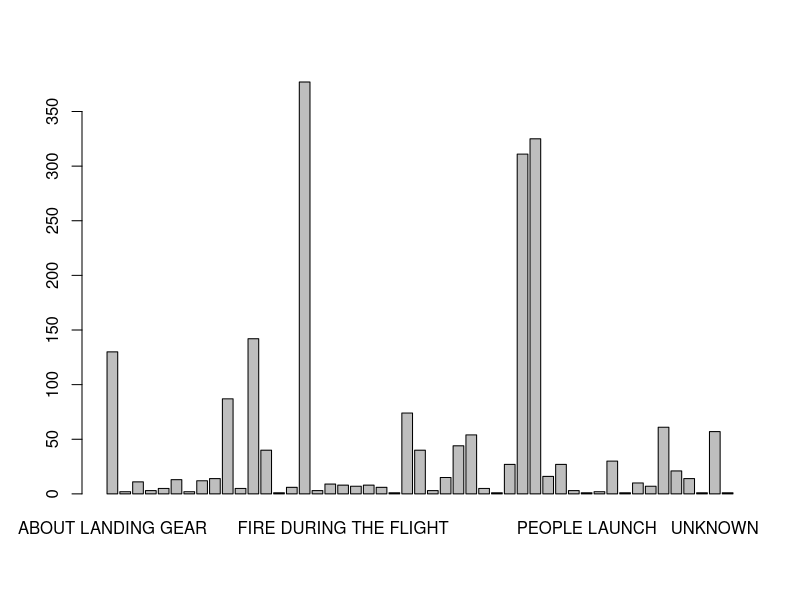
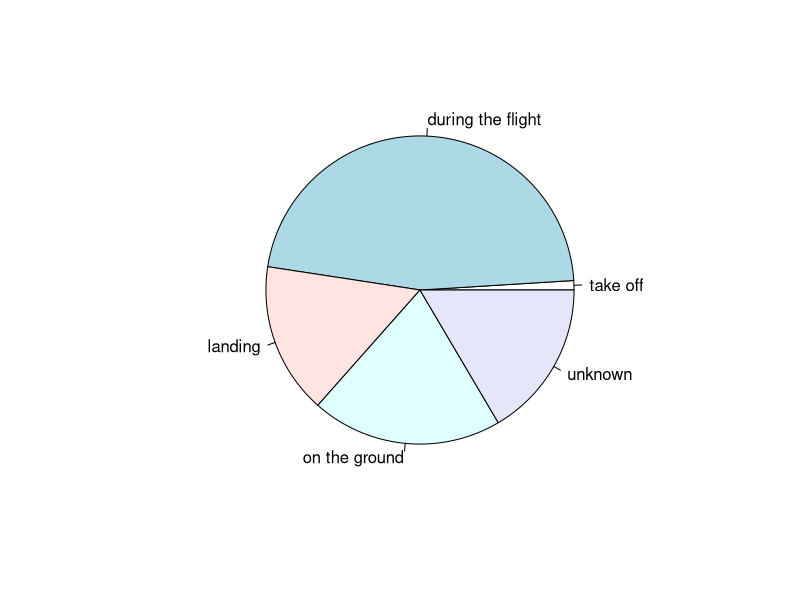
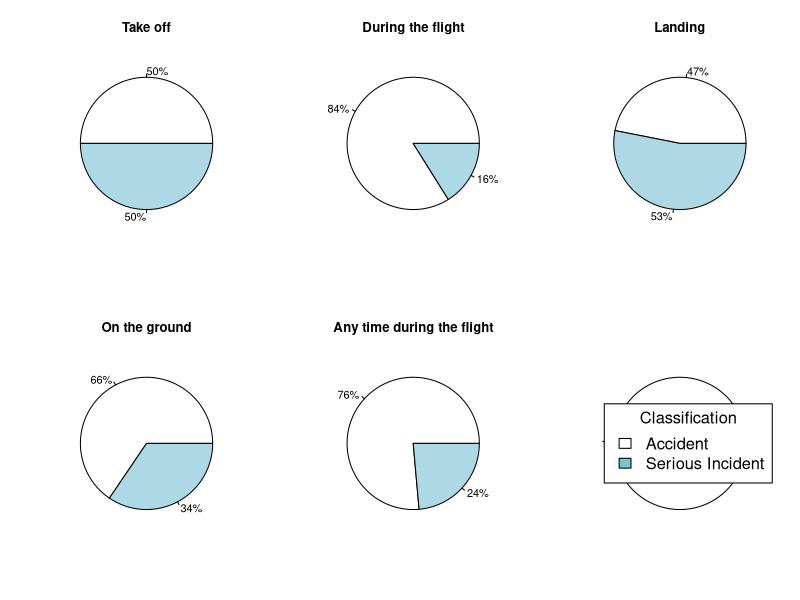
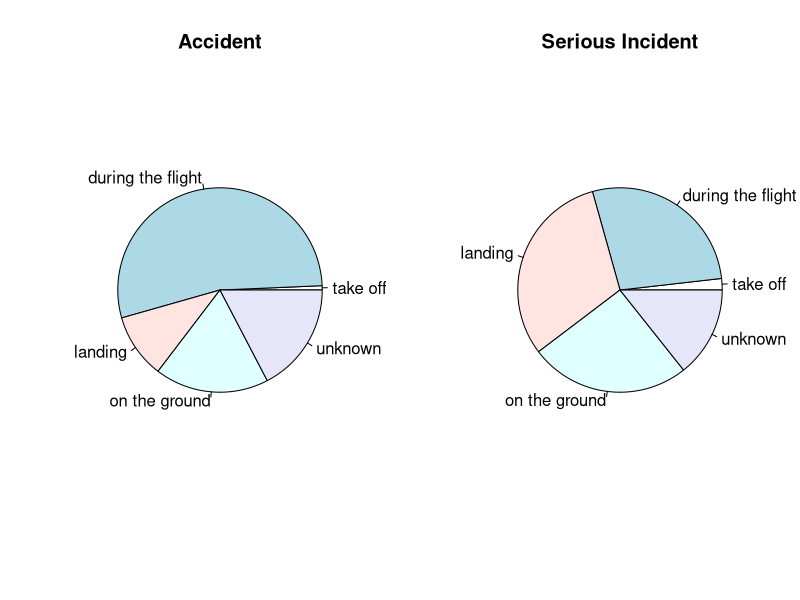
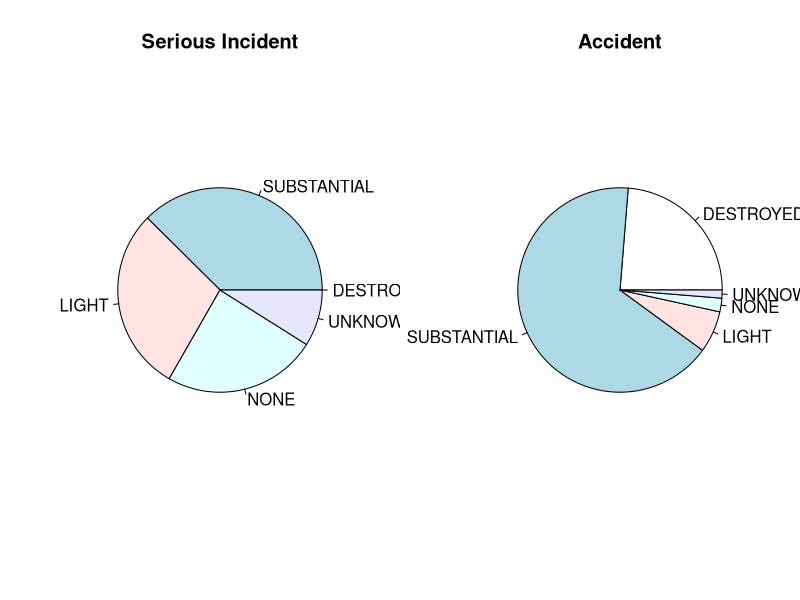
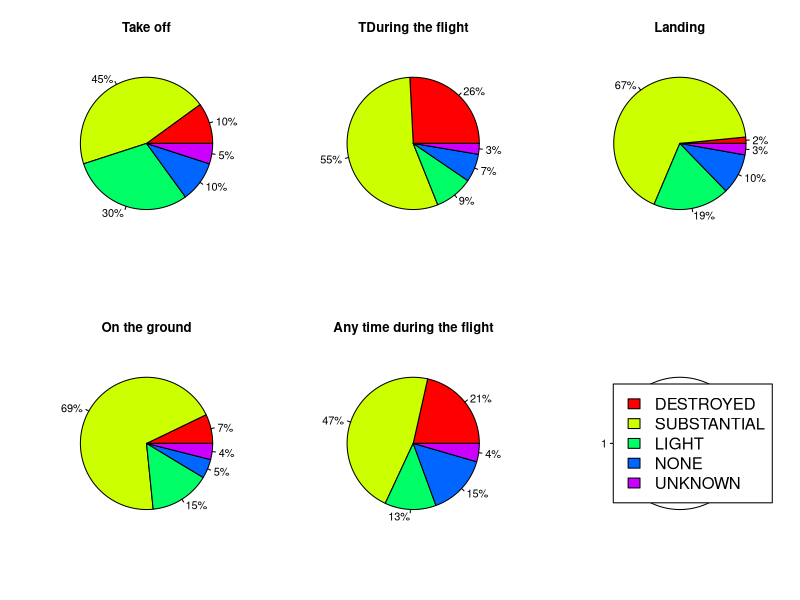

Write the R code that produced these figures, in order.
## ---- chunk 1
library(readr)
library(ggplot2)
library(dplyr)
library(tidyr)
library(readxl)
## ---- chunk 2
data <- read.csv("../Data/aircrafts_occurrences_merged.csv")
names(data)
dim(data)
## ---- chunk 3


#pie(data$type.of.occurrence)
barplot(table(data$type.of.occurrence))
## ---- chunk 4
takeoff <- c("TIRE BURST","LOAD LAUNCH","LEAVING THE TRACK")
during<- c("COLLISION AGAINST OBSTACLE DURING THE FLIGHT","ENGINE FAILURE DURING THE FLIGHT", "LOSS OF CONTROL IN THE AIR",
         "FIRE DURING THE FLIGHT","METEOROLOGICAL PHENOMENOM IN THE AIR","AIR TRAFFIC","LOSS OF COMPONENT DURING THE FLIGHT",
         "COLLISION AGAINST BIRD","ABOUT PASSENGERS/CREW DURING THE FLIGHT","AIRCRAFTS COLLISION IN THE AIR","SPATIAL UNAWARENESS",
         "FLIGHT COMMANDS","COLLISION DURING THE FLIGHT AGAINST TOWED OBJECT","AIRCRAFT HIT BY OBJECT")
landing <-c("ABOUT LANDING GEAR","LANDING ON UNPREDICTABLE PLACE","EXPLOSIVE / NOT INTENTIONAL DECOMPRESSION","HARD LANDING","SLOW LANDING",
           "LANDING WITHOUT LANDING GEAR" ,"LANDING BEFORE THE TRACK AREA")
ground <-c("METEOROLOGICAL PHENOMENOM ON THE GROUND","COLLISION AGAINST OBSTACLE ON THE GROUND","LOSS OF CONTROL ON THE GROUND",
           "FIRE ON THE GROUND","COMPONENT LOSS ON THE GROUND","ENGINE FAILURE IN THE GROUND","VEHICLE COLLISION AGAINST AIRCRAFT",
           "TERRAIN COLLISION")
unknown<- c("ABOUT ROTOR","FOD - DAMAGE CAUSED BY UNKNOWN OBJECT","SMOKE IN THE CABIN","LOW ALTITUDE MANEUVERS" ,"STRUCTURAL FAILURE",
                "UNKNOWN","SYSTEM / COMPONENT FAILURE","ANOTHER TYPES","INVOLUNTARY ENGINE CUT OFF","ABOUT PROPELLER","FLUID LEAKS",
                "FUEL STARVATION","PHYSIOLOGICAL PROBLEMS","TRACK INCURSION","ABOUT WINDOWS / DOORS / WINDSHIELD")

data_takeoff <- data[data$type.of.occurrence %in% takeoff,]
data_during <- data[data$type.of.occurrence %in% during,]
data_landing <- data[data$type.of.occurrence %in% landing,]
data_ground <- data[data$type.of.occurrence %in% ground,]
data_unknown <- data[data$type.of.occurrence %in% unknown,]

incident <- c("take off", "during the flight", "landing", "on the ground", "unknown")
dimension<- c(nrow(data_takeoff),nrow(data_during),nrow(data_landing),nrow(data_ground),nrow(data_unknown)) 
proportions <- data.frame(incident, dimension)
pie(proportions$dimension, labels = proportions$incident)
## ---- chunk 5
par(mfrow=c(2,3))
nb_accident = nrow (data_takeoff[data_takeoff$classification == "ACCIDENT",])
nb_serious = nrow (data_takeoff[data_takeoff$classification=="SERIOUS INCIDENT",])
takeoffserverity = data.frame (c(nb_accident,nb_serious), c("ACCIDENT", "SERIOUS INCIDENT"))
label = c (nb_accident/(nb_accident+nb_serious)*100, nb_serious/(nb_accident+nb_serious)*100)
pie (takeoffserverity$c.nb_accident..nb_serious., labels = paste(round (label), "%", sep = ""), main = "Take off")

nb_accident = nrow (data_during[data_during$classification == "ACCIDENT",])
nb_serious = nrow (data_during[data_during$classification=="SERIOUS INCIDENT",])
takeoffserverity = data.frame (c(nb_accident,nb_serious), c("ACCIDENT", "SERIOUS INCIDENT"))
label = c (nb_accident/(nb_accident+nb_serious)*100, nb_serious/(nb_accident+nb_serious)*100)
pie (takeoffserverity$c.nb_accident..nb_serious., labels = paste(round(label), "%", sep = ""),  main = "During the flight")

nb_accident = nrow (data_landing[data_landing$classification == "ACCIDENT",])
nb_serious = nrow (data_landing[data_landing$classification=="SERIOUS INCIDENT",])
takeoffserverity = data.frame (c(nb_accident,nb_serious), c("ACCIDENT", "SERIOUS INCIDENT"))
label = c (nb_accident/(nb_accident+nb_serious)*100, nb_serious/(nb_accident+nb_serious)*100)
pie (takeoffserverity$c.nb_accident..nb_serious., labels = paste(round(label), "%", sep = ""), main = "Landing" )

nb_accident = nrow (data_ground[data_ground$classification == "ACCIDENT",])
nb_serious = nrow (data_ground[data_ground$classification=="SERIOUS INCIDENT",])
takeoffserverity = data.frame (c(nb_accident,nb_serious), c("ACCIDENT", "SERIOUS INCIDENT"))
label = c (nb_accident/(nb_accident+nb_serious)*100, nb_serious/(nb_accident+nb_serious)*100)
pie (takeoffserverity$c.nb_accident..nb_serious., labels = paste(round(label), "%", sep = ""), main = "On the ground")

nb_accident = nrow (data_unknown[data_unknown$classification == "ACCIDENT",])
nb_serious = nrow (data_unknown[data_unknown$classification=="SERIOUS INCIDENT",])
takeoffserverity = data.frame (c(nb_accident,nb_serious), c("ACCIDENT", "SERIOUS INCIDENT"))
label = c (nb_accident/(nb_accident+nb_serious)*100, nb_serious/(nb_accident+nb_serious)*100)
pie (takeoffserverity$c.nb_accident..nb_serious., labels = paste(round(label), "%", sep = ""), main = "Any time during the flight")
pie (c(1,0))
legend("right", legend = c("Accident", "Serious Incident"), fill = c("white", "cadetblue3"),title = "Classification", cex = 1.5)
## ---- chunk 6

par(mfrow=c(1,2))
data_accident = data[data$classification == "ACCIDENT",]
data_serious = data[data$classification == "SERIOUS INCIDENT",]

data_accident_takeoff=data_accident[data_accident$type.of.occurrence %in% takeoff,]
data_accident_during =data_accident[data_accident$type.of.occurrence %in% during,]
data_accident_landing=data_accident[data_accident$type.of.occurrence %in% landing,]
data_accident_ground=data_accident[data_accident$type.of.occurrence %in% ground,]
data_accident_unknown = data_accident[data_accident$type.of.occurrence %in% unknown,] 

incident <- c("take off", "during the flight", "landing", "on the ground", "unknown")
dimension<- c(nrow(data_accident_takeoff),nrow(data_accident_during),nrow(data_accident_landing),nrow(data_accident_ground)
              ,nrow(data_accident_unknown)) 
proportions <- data.frame(incident, dimension)
pie(proportions$dimension, labels = incident, main = "Accident")

data_serious_takeoff=data_serious[data_serious$type.of.occurrence %in% takeoff,]
data_serious_during =data_serious[data_serious$type.of.occurrence %in% during,]
data_serious_landing=data_serious[data_serious$type.of.occurrence %in% landing,]
data_serious_ground=data_serious[data_serious$type.of.occurrence %in% ground,]
data_serious_unknown = data_serious[data_serious$type.of.occurrence %in% unknown,] 

incident <- c("take off", "during the flight", "landing", "on the ground", "unknown")
dimension<- c(nrow(data_serious_takeoff),nrow(data_serious_during),nrow(data_serious_landing),nrow(data_serious_ground),
              nrow(data_serious_unknown)) 
proportions <- data.frame(incident, dimension)
pie(proportions$dimension, labels = incident, main = "Serious Incident")

## ---- chunk 7
par(mfrow=c(1,2))
serious_destroyed = data_serious[data_serious$damage_level =="DESTROYED",]
serious_substantial = data_serious[data_serious$damage_level =="SUBSTANTIAL",]
serious_light = data_serious[data_serious$damage_level =="LIGHT",]
serious_none = data_serious[data_serious$damage_level == "NONE", ]
serious_unknown= data_serious[data_serious$damage_level == "UNKNOWN",]


incident <- c("DESTROYED", "SUBSTANTIAL", "LIGHT", "NONE", "UNKNOWN")
dimension<- c(nrow(serious_destroyed),nrow(serious_substantial),nrow(serious_light),nrow(serious_none),
              nrow(serious_unknown)) 
proportions <- data.frame(incident, dimension)
pie(proportions$dimension, labels = incident,main = "Serious Incident")



accident_destroyed = data_accident[data_accident$damage_level =="DESTROYED",]
accident_substantial = data_accident[data_accident$damage_level =="SUBSTANTIAL",]
accident_light = data_accident[data_accident$damage_level =="LIGHT",]
accident_none = data_accident[data_accident$damage_level == "NONE", ]
accident_unknown= data_accident[data_accident$damage_level == "UNKNOWN",]


incident <- c("DESTROYED", "SUBSTANTIAL", "LIGHT", "NONE", "UNKNOWN")
dimension<- c(nrow(accident_destroyed),nrow(accident_substantial),nrow(accident_light),nrow(accident_none),
              nrow(accident_unknown)) 
proportions <- data.frame(incident, dimension)
pie(proportions$dimension, labels = incident, main = "Accident")



## ---- chunk 8
par(mfrow=c(2,3))

nb_destroyed = nrow (data_takeoff[data_takeoff$damage_level == "DESTROYED",])
nb_substantial = nrow (data_takeoff[data_takeoff$damage_level == "SUBSTANTIAL",])
nb_light = nrow (data_takeoff[data_takeoff$damage_level=="LIGHT",])
nb_none = nrow (data_takeoff[data_takeoff$damage_level=="NONE",])
nb_unknown = nrow (data_takeoff[data_takeoff$damage_level=="UNKNOWN",])
takeoffdamage = data.frame (c(nb_destroyed,nb_substantial,nb_light,nb_none,nb_unknown),
                               c("DESTROYED", "SUBSTANTIAL","LIGHT","NONE","UNKNOWN"))
label = c (nb_destroyed/(nb_destroyed+nb_substantial+nb_light+nb_none+nb_unknown)*100,
           nb_substantial/(nb_destroyed+nb_substantial+nb_light+nb_none+nb_unknown)*100,
           nb_light/(nb_destroyed+nb_substantial+nb_light+nb_none+nb_unknown)*100,
           nb_none/(nb_destroyed+nb_substantial+nb_light+nb_none+nb_unknown)*100,
           nb_unknown/(nb_destroyed+nb_substantial+nb_light+nb_none+nb_unknown)*100)
pie (takeoffdamage$c.nb_destroyed..nb_substantial..nb_light..nb_none..nb_unknown., 
     labels = paste(round (label), "%", sep = ""),col = rainbow(5), main = "Take off")

nb_destroyed = nrow (data_during[data_during$damage_level == "DESTROYED",])
nb_substantial = nrow (data_during[data_during$damage_level == "SUBSTANTIAL",])
nb_light = nrow (data_during[data_during$damage_level=="LIGHT",])
nb_none = nrow (data_during[data_during$damage_level=="NONE",])
nb_unknown = nrow (data_during[data_during$damage_level=="UNKNOWN",])
duringdamage = data.frame (c(nb_destroyed,nb_substantial,nb_light,nb_none,nb_unknown),
                               c("DESTROYED", "SUBSTANTIAL","LIGHT","NONE","UNKNOWN"))
label = c (nb_destroyed/(nb_destroyed+nb_substantial+nb_light+nb_none+nb_unknown)*100,
           nb_substantial/(nb_destroyed+nb_substantial+nb_light+nb_none+nb_unknown)*100,
           nb_light/(nb_destroyed+nb_substantial+nb_light+nb_none+nb_unknown)*100,
           nb_none/(nb_destroyed+nb_substantial+nb_light+nb_none+nb_unknown)*100,
           nb_unknown/(nb_destroyed+nb_substantial+nb_light+nb_none+nb_unknown)*100)
pie (duringdamage$c.nb_destroyed..nb_substantial..nb_light..nb_none..nb_unknown., 
     labels = paste(round (label), "%", sep = ""),col = rainbow(5), main = "TDuring the flight")

nb_destroyed = nrow (data_landing[data_landing$damage_level == "DESTROYED",])
nb_substantial = nrow (data_landing[data_landing$damage_level == "SUBSTANTIAL",])
nb_light = nrow (data_landing[data_landing$damage_level=="LIGHT",])
nb_none = nrow (data_landing[data_landing$damage_level=="NONE",])
nb_unknown = nrow (data_landing[data_landing$damage_level=="UNKNOWN",])
landingdamage = data.frame (c(nb_destroyed,nb_substantial,nb_light,nb_none,nb_unknown),
                               c("DESTROYED", "SUBSTANTIAL","LIGHT","NONE","UNKNOWN"))
label = c (nb_destroyed/(nb_destroyed+nb_substantial+nb_light+nb_none+nb_unknown)*100,
           nb_substantial/(nb_destroyed+nb_substantial+nb_light+nb_none+nb_unknown)*100,
           nb_light/(nb_destroyed+nb_substantial+nb_light+nb_none+nb_unknown)*100,
           nb_none/(nb_destroyed+nb_substantial+nb_light+nb_none+nb_unknown)*100,
           nb_unknown/(nb_destroyed+nb_substantial+nb_light+nb_none+nb_unknown)*100)
pie (landingdamage$c.nb_destroyed..nb_substantial..nb_light..nb_none..nb_unknown., 
     labels = paste(round (label), "%", sep = ""),col = rainbow(5), main = "Landing")

nb_destroyed = nrow (data_ground[data_ground$damage_level == "DESTROYED",])
nb_substantial = nrow (data_ground[data_ground$damage_level == "SUBSTANTIAL",])
nb_light = nrow (data_ground[data_ground$damage_level=="LIGHT",])
nb_none = nrow (data_ground[data_ground$damage_level=="NONE",])
nb_unknown = nrow (data_ground[data_ground$damage_level=="UNKNOWN",])
grounddamage = data.frame (c(nb_destroyed,nb_substantial,nb_light,nb_none,nb_unknown),
                               c("DESTROYED", "SUBSTANTIAL","LIGHT","NONE","UNKNOWN"))
label = c (nb_destroyed/(nb_destroyed+nb_substantial+nb_light+nb_none+nb_unknown)*100,
           nb_substantial/(nb_destroyed+nb_substantial+nb_light+nb_none+nb_unknown)*100,
           nb_light/(nb_destroyed+nb_substantial+nb_light+nb_none+nb_unknown)*100,
           nb_none/(nb_destroyed+nb_substantial+nb_light+nb_none+nb_unknown)*100,
           nb_unknown/(nb_destroyed+nb_substantial+nb_light+nb_none+nb_unknown)*100)
pie (grounddamage$c.nb_destroyed..nb_substantial..nb_light..nb_none..nb_unknown., 
     labels = paste(round (label), "%", sep = ""), col = rainbow(5),main = "On the ground")


nb_destroyed = nrow (data_unknown[data_unknown$damage_level == "DESTROYED",])
nb_substantial = nrow (data_unknown[data_unknown$damage_level == "SUBSTANTIAL",])
nb_light = nrow (data_unknown[data_unknown$damage_level=="LIGHT",])
nb_none = nrow (data_unknown[data_unknown$damage_level=="NONE",])
nb_unknown = nrow (data_unknown[data_unknown$damage_level=="UNKNOWN",])
unknowndamage = data.frame (c(nb_destroyed,nb_substantial,nb_light,nb_none,nb_unknown),
                               c("DESTROYED", "SUBSTANTIAL","LIGHT","NONE","UNKNOWN"))
label = c (nb_destroyed/(nb_destroyed+nb_substantial+nb_light+nb_none+nb_unknown)*100,
           nb_substantial/(nb_destroyed+nb_substantial+nb_light+nb_none+nb_unknown)*100,
           nb_light/(nb_destroyed+nb_substantial+nb_light+nb_none+nb_unknown)*100,
           nb_none/(nb_destroyed+nb_substantial+nb_light+nb_none+nb_unknown)*100,
           nb_unknown/(nb_destroyed+nb_substantial+nb_light+nb_none+nb_unknown)*100)
pie (unknowndamage$c.nb_destroyed..nb_substantial..nb_light..nb_none..nb_unknown., 
     labels = paste(round (label), "%", sep = ""),col = rainbow(5) ,main = "Any time during the flight")
pie (c(1,0))
legend("right", c("DESTROYED", "SUBSTANTIAL", "LIGHT", "NONE", "UNKNOWN"), cex = 1.5 ,fill = rainbow(5))
